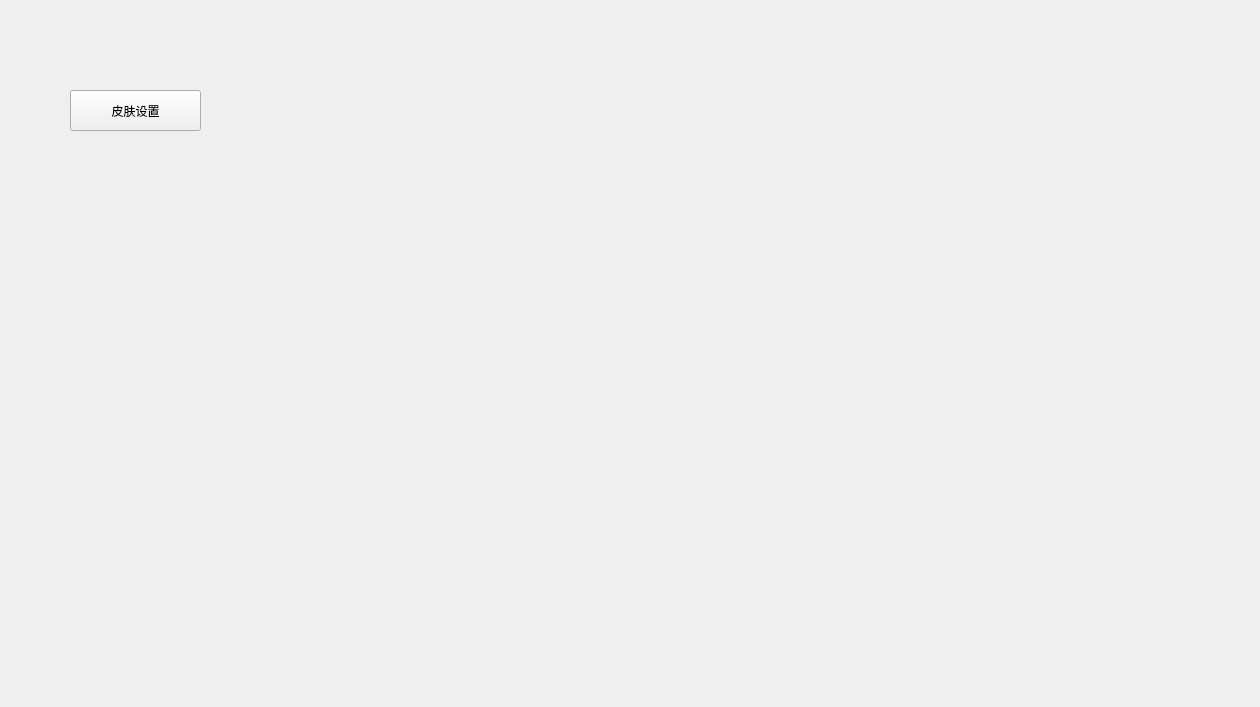
<?xml version="1.0" encoding="UTF-8"?>
<ui version="4.0">
 <class>giftShop</class>
 <widget class="QWidget" name="giftShop">
  <property name="geometry">
   <rect>
    <x>0</x>
    <y>0</y>
    <width>1260</width>
    <height>707</height>
   </rect>
  </property>
  <property name="minimumSize">
   <size>
    <width>1260</width>
    <height>707</height>
   </size>
  </property>
  <property name="maximumSize">
   <size>
    <width>1260</width>
    <height>707</height>
   </size>
  </property>
  <property name="windowTitle">
   <string>Form</string>
  </property>
  <widget class="QPushButton" name="changeButton">
   <property name="geometry">
    <rect>
     <x>70</x>
     <y>90</y>
     <width>131</width>
     <height>41</height>
    </rect>
   </property>
   <property name="text">
    <string>皮肤设置</string>
   </property>
  </widget>
 </widget>
 <resources/>
 <connections/>
</ui>
